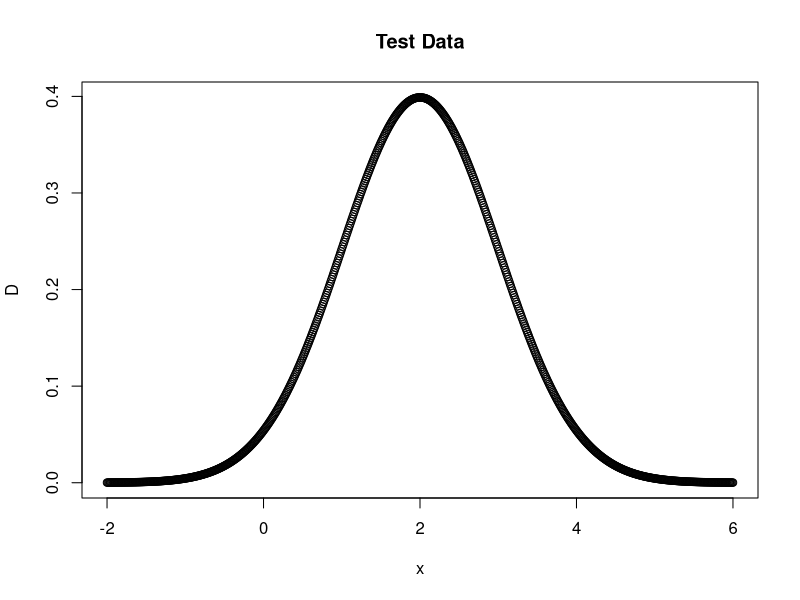
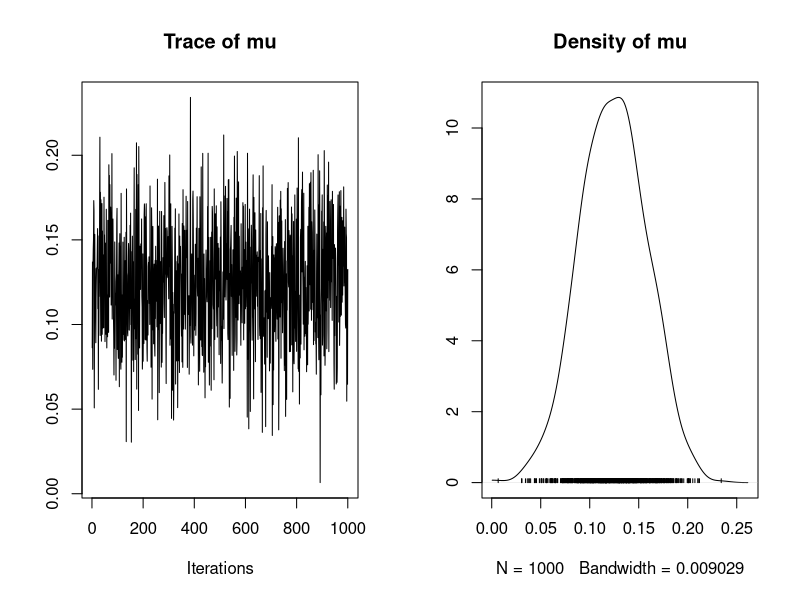

Recreate these plots in R, in order. (Note: this script raises an error after producing the figures.)
## MCMC for conjugate Normal distribution
# 19/10/2017

# Prior distiribution of theta has a mean of 0 and variance of 1
# Observation of data has an unknown mean and a variance of 1

# Packages needed
library("MCMCpack")

################# 
## Create data ##
#################

# Mean and variance for the new data
obs_var <- 1
obs_sd <- obs_var^(1/2)
obs_mean <- 2

# Mean and variance for the prior distribution of the unknown mean
prior_var <- 1
prior_sd <- prior_var^(1/2)
prior_mean <- 0

# Create independent x-values 
x <- seq(-2, 6, 0.01)
# Create dependent values according to Normal distribution
D <- dnorm(x, obs_mean, obs_var)

plot(x,D, main="Test Data")

####################################################### 
## Use MCMCpack as a comparison for my manual method ##
#######################################################

# The data, known variance of data, prior mean of mu, prior variance of mu, number of MC draws
# don't know mean of data!
mcmc_package <- MCnormalnormal(D, obs_var, prior_mean, prior_var, mc = 1000)
plot(mcmc_package)
var(mcmc_package)
mean(mcmc_package)

######################
## My manual method ##
######################

# Likelihood function for the observation
likelihood <- function(param){
  obs_likelihood = dnorm(x, obs_mean, obs_sd, log= T)
  return(obs_likelihood)
} 

# Define the prior distribution (mean=0, variance=1)
mean_prior <- function(param){
  prior = dnorm(x, prior_mean, prior_sd, log = T)
  return(prior)
}

# Define the posterior distribution
# Note: is on a logarithmic scale
mean_posterior <- function(param){
  return (likelihood(param) + mean_prior(param))
}

# Apply the Metropolis algorithm

# Probability density distribution for proposing new values
# Proposal function has a Normal distribution 
# The distribution is centered around the current value in the Markov chain
proposalfunction <- function(param){
  return(rnorm(1, param, prior_sd))
}

# Start at random parameter value
# Choose new parameter close to old value based on prob. density ratio

metropolis_MCMC <- function(startvalue, iterations){
  chain = array(dim = c(iterations+1))
  
  # Give a starting point to the chain
  chain[1] = startvalue
  
  # For the other iterations, use the proposal function to suggest the next value
  for (i in 1:iterations){
    proposal = proposalfunction(chain[i])
    
    # P(new)/P(old) NOTE: LOGARITHMIC
    probab = exp(mean_posterior(proposal) - mean_posterior(chain[i]))
    
    # Jump to new probability if P(new)/P(old) >1
    # if r < than P, accept, else reject
    if (runif(1) < probab){ 
      chain[i+1] = proposal
    }else{
      chain[i+1] = chain[i]
    }
  }
  return(chain)
}

# Where to start the chain
# Takes a random number from the (Normal) prior distribution
startvalue <- rnorm(1, prior_mean, prior_sd)

# Number of runs
iterations = 10000
set.seed(4)
chain <- metropolis_MCMC(startvalue, iterations)

# The beginning of the chain is biased towards the starting point, so take them out
burnIn = 1000
acceptance <- 1-mean(duplicated(chain[-(1:burnIn)]))

#####################################
## Outcomes from the manual method ##
#####################################

# Plot the MCMC
par(mfrow = c(1,2))
hist(chain[-(1:burnIn)],nclass=30, main="Posterior of mean")
abline(v = mean(chain[-(1:burnIn)]))
plot(chain[-(1:burnIn)], type = "l", main = "Chain values of mean")

# Mean and variance of posterior distribution
notLog_posterior <- exp(mean_posterior(param))
mean(notLog_posterior)
var(notLog_posterior)

# Helpful resource for MCMC in R:
# https://theoreticalecology.wordpress.com/2010/09/17/metropolis-hastings-mcmc-in-r/
